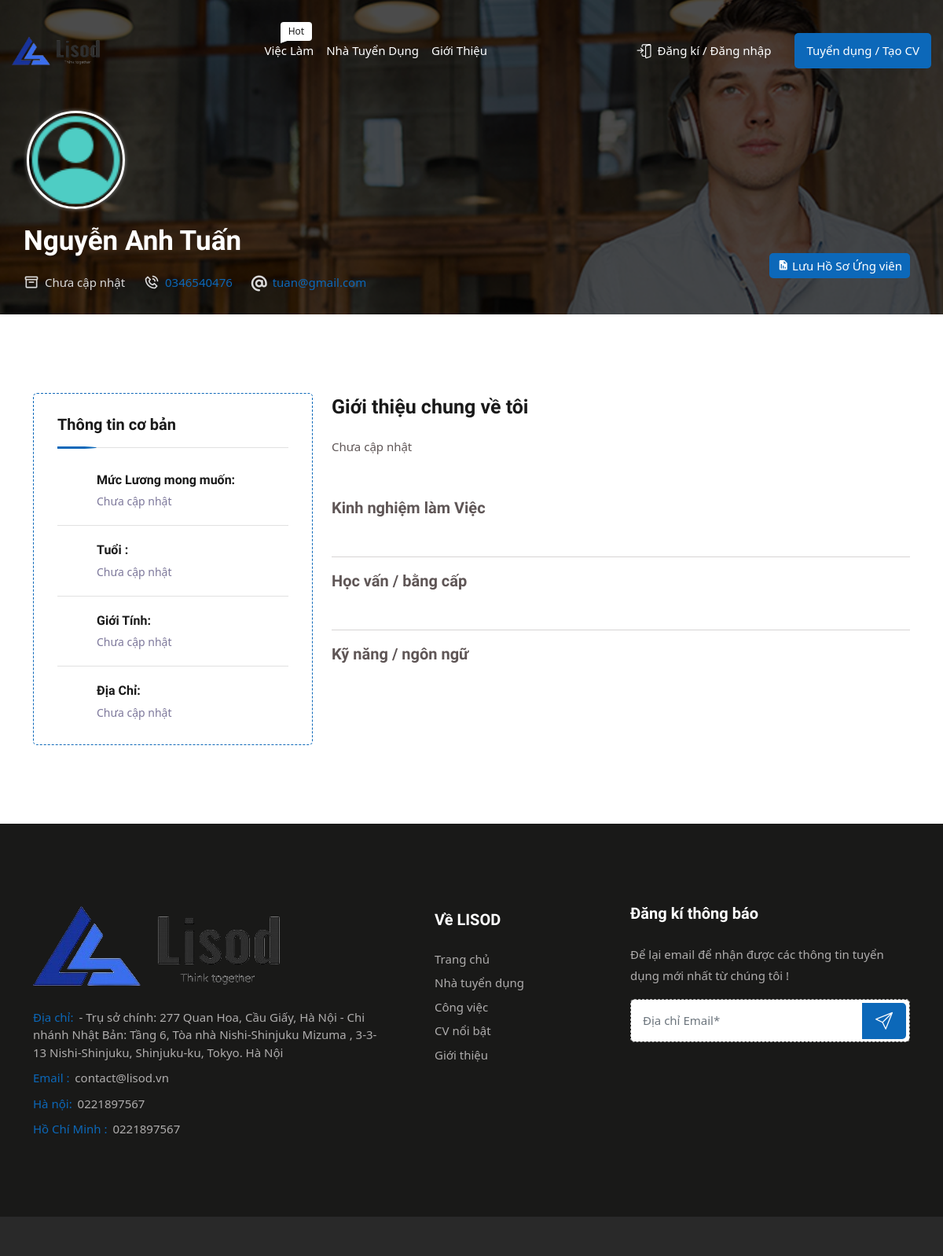
Page /index.php?act=infoCv&id=4 on the earlier database version.
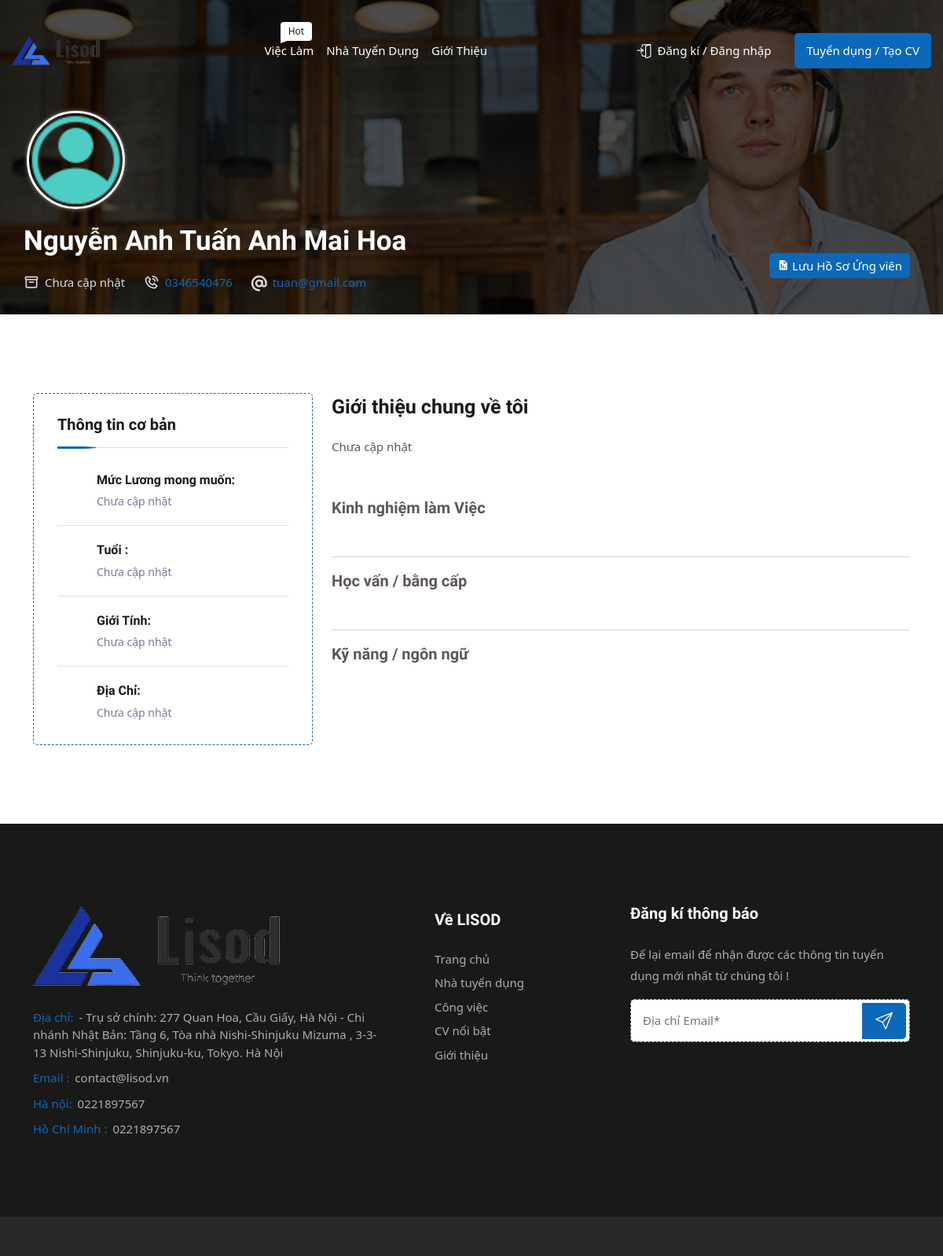
Same page on the later database version.
### tables this page shows
CREATE TABLE `cv` (
  `id` int(10) NOT NULL,
  `iduser` int(10) NOT NULL,
  `gender` varchar(255) NOT NULL,
  `birth` date NOT NULL,
  `salary` varchar(255) NOT NULL,
  `major` varchar(255) NOT NULL,
  `introduce` text NOT NULL,
  `attach` varchar(255) NOT NULL
);

CREATE TABLE `user` (
  `id` int(10) NOT NULL,
  `username` varchar(255) NOT NULL,
  `pass` varchar(255) NOT NULL,
  `name` varchar(255) NOT NULL,
  `email` varchar(255) NOT NULL,
  `phone` varchar(13) NOT NULL,
  `address` varchar(255) NOT NULL,
  `role` int(2) NOT NULL
);

### index.php (called while the page is built)
<?php
include 'controller/controller.php';

### model/pdo.php (called while the page is built, shortened)
<?php
function pdo_get_connection(){
    $servername = "mariadb_server";
    $username = "ankan";
    $password = "310102";
    try {
        $conn = new PDO("mysql:host=$servername;dbname=web_tuyendung", $username, $password);
        $conn->setAttribute(PDO::ATTR_ERRMODE, PDO::ERRMODE_EXCEPTION);
        return $conn;
    } catch(PDOException $e) {
        echo "Connection failed: " . $e->getMessage();
    }
}
function pdo_query_one($sql){
    $sql_args=array_slice(func_get_args(),1);
    try{
        $conn=pdo_get_connection();
        $stmt=$conn->prepare($sql);
        $stmt->execute($sql_args);
        $row=$stmt->fetch(PDO::FETCH_ASSOC);
        return $row;
    }
    catch(PDOException $e){
        throw $e;
    }
    finally{
        unset($conn);
    }
}

### model/cv.php (called while the page is built, shortened)
<?php
function info_cv($id)
{
    $sql = "SELECT cv.*, u.name, u.email, u.phone, u.address, s.progLang, s.percent, ec.corp, ec.start, ec.end, ec.job, d.school, d.year, g.avatar, i.id as idinfo ,
            TIMESTAMPDIFF(YEAR, cv.birth, CURRENT_DATE) as age,
            TIMESTAMPDIFF(MONTH, MIN(ec.start), MAX(ec.end)) as exp
            FROM cv
            INNER JOIN user u ON cv.iduser = u.id
            LEFT JOIN skillcv s ON cv.id = s.idcv
            LEFT JOIN gallery g ON cv.iduser = g.iduser
            LEFT JOIN degree d ON cv.id = d.idcv
            LEFT JOIN expcv ec ON ec.idcv = cv.id
            LEFT JOIN info  i ON i.idcv = cv.id
            WHERE u.role = 2 AND cv.iduser = ?
            GROUP BY cv.id, u.name, u.email, u.phone, g.avatar, u.address, cv.birth, s.progLang, ec.idcv";
    $cv = pdo_query_one($sql, $id);
    return $cv;
}

### global.php (called while the page is built, shortened)
<?php
function checknull($input)
{
    $return = $input == '' || !isset($input) ? 'Chưa cập nhật' : $input;
    return $return;
}
function checkUserAvaNull($input)
{
    $return = $input == '' ? 'assets/img/unknowUser.png' : 'assets/uploads/' . $input;
    return $return;
}

### view/cv/infoCv.php (the view, shortened to what the rows shown need)
<div id="headCv" class="page-title-area two three">
    <div class="d-table">
        <div class="d-table-cell">
            <div class="container">
                <div class="row align-items-end">
                    <div class="ps-0 col-lg-8">
                        <div class="left two">
                            <div class="borderAva overflow-hidden rounded-circle ms-1 mb-3 d-flex justify-content-center align-items-center">
                                <img width="100%" height="100%" src='<?= checkUserAvaNull($avatar) ?>' alt='user ' class=''>
                            </div>
                            <h2><?= checknull($name) ?></h2>
                            <ul>
                                <li>
                                    <i class="bx bx-box"></i>
                                    <?= checknull($major) ?>
                                </li>
                                <li>
                                    <i class="bx bx-phone-call"></i>
                                    <a href="tel:<?= checknull($phone) ?>"><?= checknull($phone) ?></a>
                                </li>
                                <li>
                                    <i class="fa-solid fa-at"></i>
                                    <a href="mailto:<?= checknull($email) ?>">
                                        <?= checknull($email) ?>
                                    </a>
                                </li>
                            </ul>
                        </div>
                    </div>
                    <div class="col-lg-4">
                        <div class="right" id="checkForApprove">
                            <ul class="d-flex justify-content-end align-items-center">
                                <?php if (isset($attachFile) && $attachFile !== '') {
                                    $attachURL = $attach_path . $attachFile;
                                ?>
                                    <li>
                                        <a href="<?= $attachURL ?>" target="_blank">
                                            <button class="custom-file-upload" onclick="downloadAttach(<?= $link ?>)">
                                                <i class="fa-solid fa-paperclip"></i>
                                                CV đính kèm
                                            </button>
                                        </a>
                                    </li>
                                <?php } else { ?>
                                    <li>
                                        <button id="savePDF" onclick="savePDF()">
                                            <i class="bx bxs-report"></i>
                                            Lưu Hồ Sơ Ứng viên
                                        </button>
                                    </li>
                                <?php } ?>
                            </ul>
                        </div>
                    </div>
                </div>
            </div>
        </div>
    </div>
</div>
<div id="bodyCv" class="person-details-area resume-area ptb-100">
    <div class="container">
        <div class="row d-flex justify-content-between align-items-start">
            <div id="col-left" class="col-lg-4">
                <div class="widget-area">
                    <div class="information widget-item">
                        <h3>Thông tin cơ bản</h3>
                        <ul>
                            <li>
                                <h4>Mức Lương mong muốn:</h4>
                                <span><?= checknull($salary) ?></span>
                            </li>
                            <li>
                                <h4>Tuổi :</h4>
                                <span><?= checknull($age) ?></span>
                            </li>
                            <li>
                                <h4>Giới Tính:</h4>
                                <span><?= checknull($gender) ?></span>
                            </li>
                            <li>
                                <h4>Địa Chỉ:</h4>
                                <span><?= checknull($address) ?></span>
                            </li>
                        </ul>
                    </div>
                </div>
            </div>
            <div id="col-right" class="col-lg-8">
                <div class="details-item">
                    <div class="profile">
                        <h3>Giới thiệu chung về tôi</h3>
                        <p><?= checknull($introduce) ?></p>
                    </div>
                    <div class="skills mb-5">
                        <h5>Kinh nghiệm làm Việc </h5>
                    </div>
                    <hr>
                    <div class="skills mb-5">
                        <h5>Học vấn / bằng cấp</h5>
                    </div>
                    <hr>
                    <div class="skills mb-5">
                        <h5>Kỹ năng / ngôn ngữ</h5>
                    </div>
                </div>
            </div>
        </div>
    </div>
</div>

Differences in the rows shown:
changed through a linked row, cv "Chưa cập nhật": iduser.name "Nguyễn Anh Tuấn" → "Nguyễn Anh Tuấn Anh Mai Hoa"
